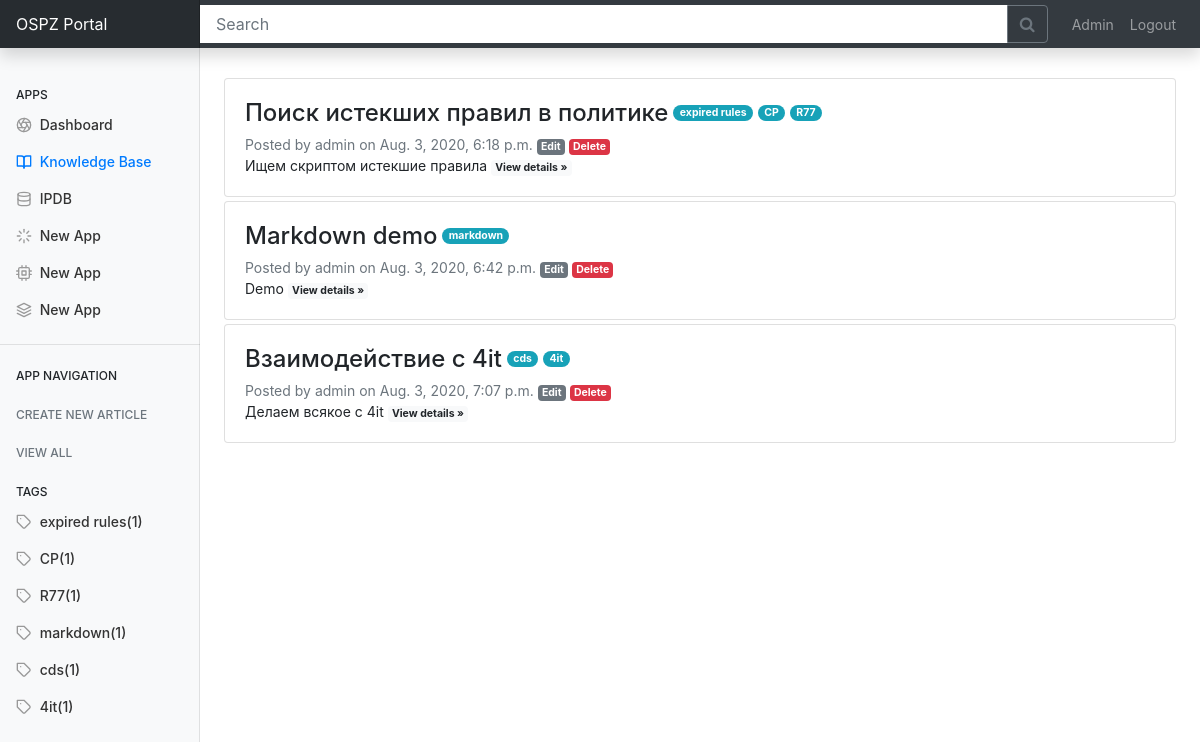
The app's page / (signed in) with its own data.
### kb/models.py (models this page shows)
class Article(models.Model):
    title 			= models.CharField(max_length=120, blank=False)
    tags			= TaggableManager()
    category		= models.CharField(max_length=120, blank=True)
    data_created    	= models.DateTimeField(default=timezone.now)
    last_modified   	= models.DateTimeField(default=timezone.now)
    author 			= models.CharField(max_length=120, default='admin') #text			= MDTextField()
    description       	= models.TextField(blank=False, null=True)
    text            	= models.TextField(blank=False, null=True)
    def get_absolute_url(self):
        return reverse ("article-detail", kwargs= {"pk":self.id})
    def get_update_url(self):
        return reverse ("article-update", kwargs= {"pk":self.id})
    def get_delete_url(self):
        return reverse ("article-delete", kwargs= {"pk":self.id})

### kb/views.py (the view)
# urls.py: path('', ArticleListView.as_view(), name = 'article-list'),
class ArticleListView(LoginRequiredMixin, View):
    login_url = '/login/'
    redirect_field_name = ''
    def get(self, request, *args, **kwargs):
        articles = Article.objects.all()
        tags = Tag.objects.all()
        tags_cloud = {}
        for tag in tags:
            counter = 0
            for article in articles:
                if tag.name in article.tags.names():
                    counter+=1
            if counter !=0:
                tags_cloud[tag.name] = counter
        print(tags_cloud)
        tags_cloud_sorted = {k: v for k, v in sorted(tags_cloud.items(), key=lambda item: item[1],reverse=True)}
        context = {'articles': articles,
        'tags': tags,
        'tags_cloud':tags_cloud_sorted}
        return render(request, "articles_list.html", context)

### templates/articles_list.html
{% extends 'base.html' %}
{% load markdownify %}
{% block content %}
{% for instanсe in articles %}
	<div class="row mb-1">
	 <div class="col">
	    <div class="card">
		    <div class="card-body">
			    <div class="article-header">
				    <h4 class="card-title">{{instanсe.title}}</h4>
		    {% for tag in instanсe.tags.all %}
		 <span class="article-badge">
			<a class="badge badge-pill badge-info"  href="/search?t={{ tag.name }}" >{{ tag.name }}</a>
				    </span>
		    {% endfor %}
			    </div>
			    <p class="card-subtitle text-muted">Posted by {{instanсe.author}} on {{instanсe.data_created}} <a class="badge badge-secondary" href="{{instanсe.get_update_url}}" role="button">Edit</a> <a class="badge badge-danger" href="{{instanсe.get_delete_url}}" role="button">Delete</a>
			    </p>
		    <p class="card-text"> {{instanсe.description}}
		    <a class="badge badge-light" href="{{instanсe.get_absolute_url}}" role="button">View details »</a>
		    </p>
		    </div>
	    </div>
	 </div>
	</div>
{% endfor %}
{% endblock %}

### templates/base.html (shortened to what this page needs)
<!DOCTYPE html>
<html>
  {% load static %}
  <head>
    <link href="{% static "css/bootstrap.css"%}" rel="stylesheet" >
      <link href = "{% static "css/dashboard.css" %}" rel="stylesheet">
      <link href = "{% static "css/bootstrap-tagsinput.css" %}" rel="stylesheet" >
      <link rel="stylesheet" href="https://maxcdn.bootstrapcdn.com/font-awesome/4.7.0/css/font-awesome.min.css"/>
      <link rel="stylesheet" href="https://cdn.jsdelivr.net/simplemde/latest/simplemde.min.css">
  </head>
  <body>
    {% include 'navbar.html' %}
    <div class="container-fluid" style="padding-top: 30px;">
      <div class="row">
        {% include 'sidebar.html' %}
        <main role="main" class="col-md-9 ml-sm-auto col-lg-10 px-md-4">
          {% block content %}{% endblock %}
        </main>
      </div>
    </div>
  </body>
</html>

### templates/navbar.html (shortened to what this page needs)
<nav class="navbar navbar-dark navbar-expand-md sticky-top bg-dark flex-md-nowrap p-0 shadow">
  <a class="navbar-brand col-md-3 col-lg-2 mr-0 px-3" href="/">OSPZ Portal</a>
  <form class="container-fluid p-0" method="GET" action="/search">
    <div class="input-group">
      <input type="text" name="q" class="form-control" placeholder="Search" >
      <div class="input-group-append">
      <button class="btn btn-outline-secondary searchButton" type="submit">
        <i class="fa fa-search"></i>
      </button>
      </div>
    </div>
  </form>
  <ul class="navbar-nav px-3">
			{% if user.is_superuser %}
			<li class="nav-item text-nowrap">
				<a class="nav-link" href="/admin/">Admin</a>
			</li>
			{% endif %}
			{% if user.is_authenticated %}
    		<li class="nav-item text-nowrap">
				<a class="nav-link" href="/logout/">Logout</a>
			</li>
			{% elif not user.is_authenticated %}
			<li class="nav-item text-nowrap">
				<a class="nav-link" href="/login/">Login</a>
			</li>
   			{% endif %}
  </ul>
</nav>

### templates/sidebar.html (shortened to what this page needs)
<div class="container-fluid">
  <div class="row">
    <nav id="sidebarMenu" class="col-md-3 col-lg-2 d-md-block bg-light sidebar collapse">
      <div class="sidebar-sticky pt-3">
        <h6 class="sidebar-heading d-flex justify-content-between align-items-center px-3 mt-4 mb-1">
          <span>Apps</span>
        </h6>
        <ul class="nav flex-column">
          <li class="nav-item">
            <a class="nav-link" href="soon/">
              <span data-feather="aperture"></span>
              Dashboard
            </a>
          </li>
          <li class="nav-item">
            <a class="nav-link active" href="/">
              <span data-feather="book-open"></span>
             Knowledge Base
            </a>
          </li>
          <li class="nav-item">
            <a class="nav-link" href="soon/">
              <span data-feather="database"></span>
             IPDB
            </a>
          </li>
          <li class="nav-item">
            <a class="nav-link" href="soon/">
              <span data-feather="loader"></span>
             New App
            </a>
          </li>
          <li class="nav-item">
            <a class="nav-link" href="soon/">
              <span data-feather="cpu"></span>
             New App
            </a>
          </li>
          <li class="nav-item">
            <a class="nav-link" href="soon/">
              <span data-feather="layers"></span>
             New App
            </a>
          </li>
        </ul>
        <hr>
        <h6 class="sidebar-heading d-flex justify-content-between align-items-center px-3 mt-4 mb-1 ">
          <span>App navigation</span>
        </h6>
        <h6 class="sidebar-heading d-flex justify-content-between align-items-center px-3 mt-4 mb-1 text-muted">
          <a class="d-flex align-items-center text-muted" href="/create/" >Create new article
          </a>
        </h6>
        <h6 class="sidebar-heading d-flex justify-content-between align-items-center px-3 mt-4 mb-1 text-muted">
          <a class="d-flex align-items-center text-muted" href="/" >View all
          </a>
        </h6>
        <h6 class="sidebar-heading d-flex justify-content-between align-items-center px-3 mt-4 mb-1">
          <span>Tags</span>
        </h6>
        {% block content_kb_sidebar_tags %}
      <div>
	    	{% for key,value in tags_cloud.items %}
            <a class="nav-link" href="/search?t={{ key }}">
              <span data-feather="tag"></span>
              {{key}}({{value}})
            </a>
	        {% endfor %}
        {% endblock %}
      </div>
      </div>
    </nav>

### static/css/dashboard.css (style rules this page uses)
body { font-size: .875rem; }
.feather { width: 16px; height: 16px; vertical-align: text-bottom; }
.sidebar { position: fixed; top: 0; bottom: 0; left: 0; z-index: 1; padding: 48px 0 0; box-shadow: inset -1px 0 0 rgba(0, 0, 0, .1); }
.sidebar-sticky { position: relative; top: 0; height: calc(100vh - 48px); padding-top: .5rem; overflow-x: hidden; overflow-y: auto; }
.sidebar .nav-link { font-weight: 500; color: #333; }
.sidebar .nav-link .feather { margin-right: 4px; color: #999; }
.sidebar .nav-link.active { color: #007bff; }
.sidebar .nav-link:hover .feather, .sidebar .nav-link.active .feather { color: inherit; }
.sidebar-heading { font-size: .75rem; text-transform: uppercase; }
.navbar-brand { padding-top: .75rem; padding-bottom: .75rem; font-size: 1rem; background-color: rgba(0, 0, 0, .25); box-shadow: inset -1px 0 0 rgba(0, 0, 0, .25); }
.navbar .form-control { padding: .75rem 1rem; border-width: 0; border-radius: 0; }

### templates/base.html (style rules this page uses)
.article-header { display: flex; align-items: flex-end; flex-wrap: wrap; }
.article-badge { margin: 0 0px 0px 5px; height: 40px; }

### records on screen
Tag: tags_cloud "expired rules", name "expired rules"
Tag: tags_cloud "CP", name "CP"
Tag: tags_cloud "R77", name "R77"
Tag: tags_cloud "markdown", name "markdown"
Tag: tags_cloud "cds", name "cds"
Tag: tags_cloud "4it", name "4it"
Article: title "Поиск истекших правил в политике", author "admin", data_created "Aug. 3, 2020, 6:18 p.m.", description "Ищем скриптом истекшие правила"
Article: title "Markdown demo", author "admin", data_created "Aug. 3, 2020, 6:42 p.m.", description "Demo"
Article: title "Взаимодействие с 4it", author "admin", data_created "Aug. 3, 2020, 7:07 p.m.", description "Делаем всякое с 4it"

### other values on screen
{{ value }} "1" "1" "1" "1" "1" "1"
